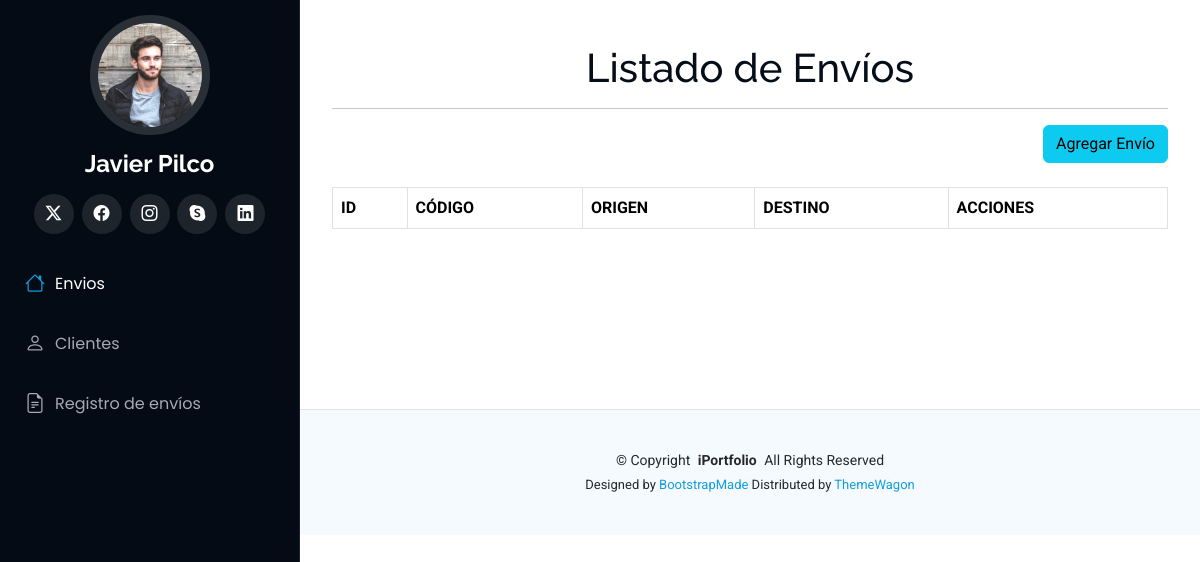
/, run on an earlier commit of the app's database.
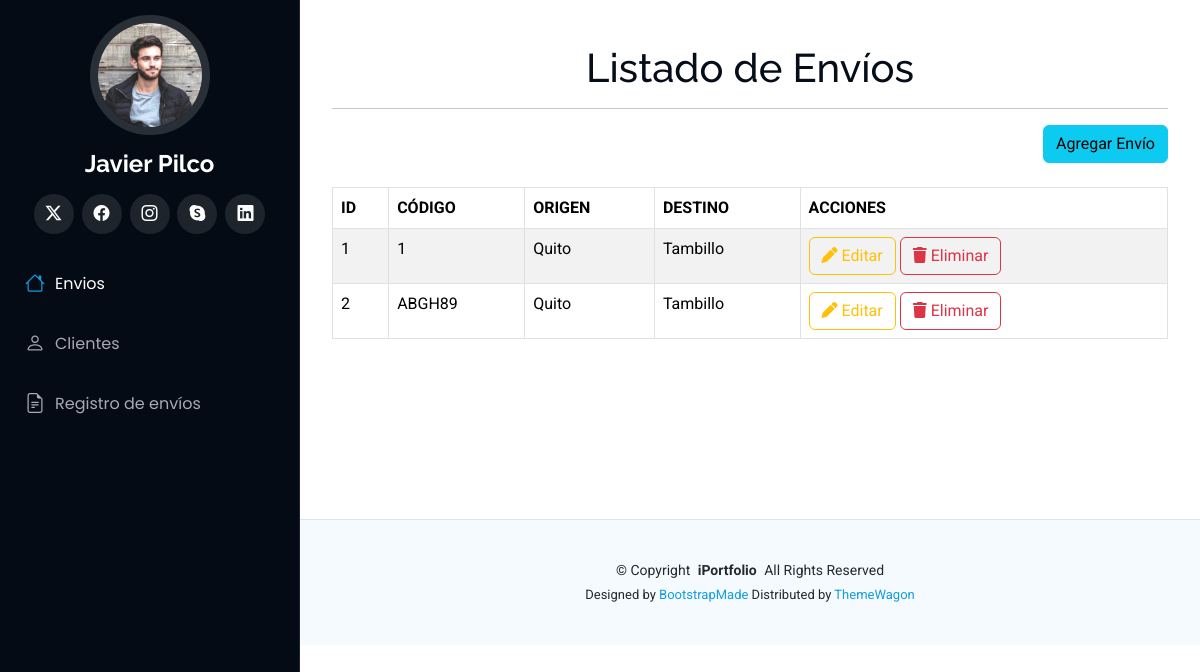
And on a later commit of the database.
### Aplicaciones/Logistica/models.py (models this page shows, shortened)
class Envio(models.Model):
    codigo = models.CharField(max_length=20, unique=True)
    origen = models.CharField(max_length=100)
    destino = models.CharField(max_length=100)

### Aplicaciones/Logistica/views.py (the view)
# urls.py: path('', views.inicioEnvios),
def inicioEnvios(request):
    envios = Envio.objects.all()
    return render(request, "inicioEnvios.html", {'envios': envios})

### Aplicaciones/Logistica/templates/inicioEnvios.html (shortened to what this page needs)
{% extends './plantilla.html' %}
{% block contenido %}
<br>
<h1 class="text-center">Listado de Envíos</h1>
<hr>
<div class="row">
    <div class="text-end">
        <a href="/nuevoEnvio" class="btn btn-info text-right">
            Agregar Envío
        </a>
    </div>
</div>
<br>
<table class="table table-bordered table-striped table-hover">
    <thead>
        <tr class="bg-info">
            <th>ID</th>
            <th>CÓDIGO</th>
            <th>ORIGEN</th>
            <th>DESTINO</th>
            <th>ACCIONES</th>
        </tr>
    </thead>
    <tbody>
        {% for envio in envios %}
        <tr>
            <td>{{ envio.id }}</td>
            <td>{{ envio.codigo }}</td>
            <td>{{ envio.origen }}</td>
            <td>{{ envio.destino }}</td>
            <td>
                <a href="/editarEnvio/{{ envio.id }}" class="btn btn-outline-warning">
                    <i class="fa fa-pen"></i> Editar
                </a>
                <a href="#" data-id="{{ envio.id }}" class="btn btn-outline-danger btnEliminar">
                    <i class="fa fa-trash"></i> Eliminar
                </a>
            </td>
        </tr>
        {% endfor %}
    </tbody>
</table>
<br><br><br><br><br><br>
{% endblock %}

What changed in the data, as far as the page shows it:
added Envio: id "1", codigo "1", origen "Quito", destino "Tambillo"
added Envio: id "2", codigo "ABGH89", origen "Quito", destino "Tambillo"
